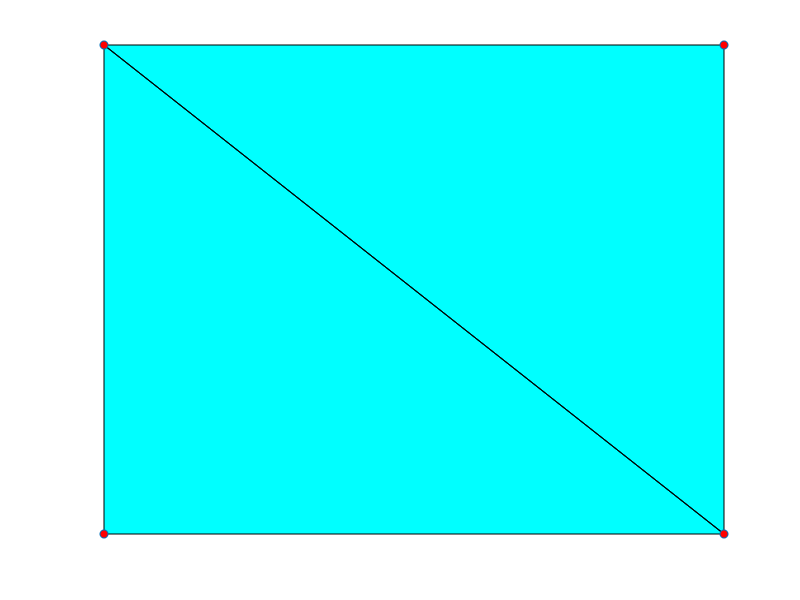

Reproduce this figure in MATLAB. (Note: this script raises an error after producing the figure.)
clc;
clear;

% Define the domain dimensions
W = 1;
H = 1;

% Number of nodes in each direction
Nx = 2;
Ny = 2;

% Element size
dx = W / (Nx-1);
dy = H / (Ny-1);

% Material properties
T_val = 25;
k_val = 50;

% Number of triangular elements
n = 2*(Nx-1)*(Ny-1);

% Allocate memory for mesh nodes
p = zeros(2, Nx*Ny);
el = zeros(3, n);

% nodes
index = 0;
for i = 1:Ny
    y = (i-1) * dy;
    for j = 1:Nx
        x = (j-1) * dx;
        index = index + 1;
        p(:, index) = [x; y];
    end
end

% elements
index = 0;
for i = 1:Ny-1
    for j = 1:Nx-1
        index1 = j + (i-1)*Nx;
        index2 = index1 + 1;
        index3 = index2 + Nx;
        index4 = index1 + Nx;

        index = index + 1;
        el(:,index) = [index1; index2; index4];

        index = index + 1;
        el(:,index) = [index2; index3; index4];
    end
end

% Plot mesh
figure;
hold on;
patch('faces', el', 'vertices', p', 'facecolor', 'c', 'edgecolor', 'k');
plot(p(1,:), p(2,:), 'o', 'MarkerFaceColor', 'r');
axis off;
hold off;

% Stiffness matrix assembly
K_global = zeros(length(p));
for i = 1:n
    nodes = el(:,i);
    x = p(1, nodes);
    y = p(2, nodes);
    
    J = [x(1)-x(3), x(2)-x(3); y(1)-y(3), y(2)-y(3)];
    A = 0.5 * abs(det(J));
    Q = [1, 0, -1; 0, 1, -1];
    K = k_val * A * (Q' / J) * (Q' / J)';

    for j = 1:3
        for k = 1:3
            K_global(nodes(j), nodes(k)) = K_global(nodes(j), nodes(k)) + K(j,k);
        end
    end    
end

% Load vector (heat source)
xc = 0.5;
yc = 0.5;
q = 1000;
q_global = zeros(size(p,2),1);

% Distribute heat source among elements
for i = 1:n
    nodes = el(:,i);
    x = p(1,nodes);
    y = p(2,nodes);
    
    A0 = 0.5 * abs((x(2)-x(1))*(y(3)-y(1)) - (y(2)-y(1))*(x(3)-x(1)));
    
    A1 = 0.5 * abs((x(2)-xc)*(y(3)-yc) - (y(2)-yc)*(x(3)-xc));
    A2 = 0.5 * abs((x(1)-xc)*(y(3)-yc) - (y(1)-yc)*(x(3)-xc));
    A3 = 0.5 * abs((x(2)-xc)*(y(1)-yc) - (y(2)-yc)*(x(1)-xc));
    
    N1 = A1/A0;
    N2 = A2/A0;
    N3 = A3/A0;
    
    c = q;
    q_global(nodes(1)) = q_global(nodes(1)) + c * N1;
    q_global(nodes(2)) = q_global(nodes(2)) + c * N2;
    q_global(nodes(3)) = q_global(nodes(3)) + c * N3;
end

% Apply boundary conditions
Known = find(p(2,:) == 1); %assuming left side to be 4th side
Unknown = setdiff(1:length(p), Known);

% Partition stiffness matrix and force vector
K1 = K_global(Unknown, Unknown)
K2 = K_global(Unknown, Known)
T_calc = T_val * ones(length(Known),1);
f = q_global(Unknown) + K2 * T_calc
K2 * T_calc
q_global(Unknown)
% Solve for unknown temperatures
T_free =inv(K1)*f;

% Assemble final temperature vector
T = zeros(length(p),1);
T(Unknown) = T_free;
T(Known) = T_val;

% Display results
disp('Temperature Distribution (C):');
for i = 1:size(p,2)
    disp(['Node ', num2str(i), ' (', num2str(p(1,i)), ',', num2str(p(2,i)), '): ', num2str(T(i))]);
end

% Plot contour of temperature
grid_x = linspace(0, W, 50);
grid_y = linspace(0, H, 50);
[Xq, Yq] = meshgrid(grid_x, grid_y);
Tq = griddata(p(1,:), p(2,:), T, Xq, Yq, 'cubic');
figure;
contourf(Xq, Yq, Tq, 200, 'LineColor', 'none');
colorbar;
title('Temperature Contour Plot');
xlabel('X');
ylabel('Y');

% Plot temperature along y = 0.5
x_vals = linspace(0, W, 50);
T_vals = griddata(p(1,:), p(2,:), T, x_vals, repmat(0, size(x_vals)), 'cubic');
figure;
plot(x_vals, T_vals, '-', 'LineWidth', 2);
title('Temperature Variation along y = 0.5');
xlabel('X');
ylabel('Temperature (C)');
grid on;